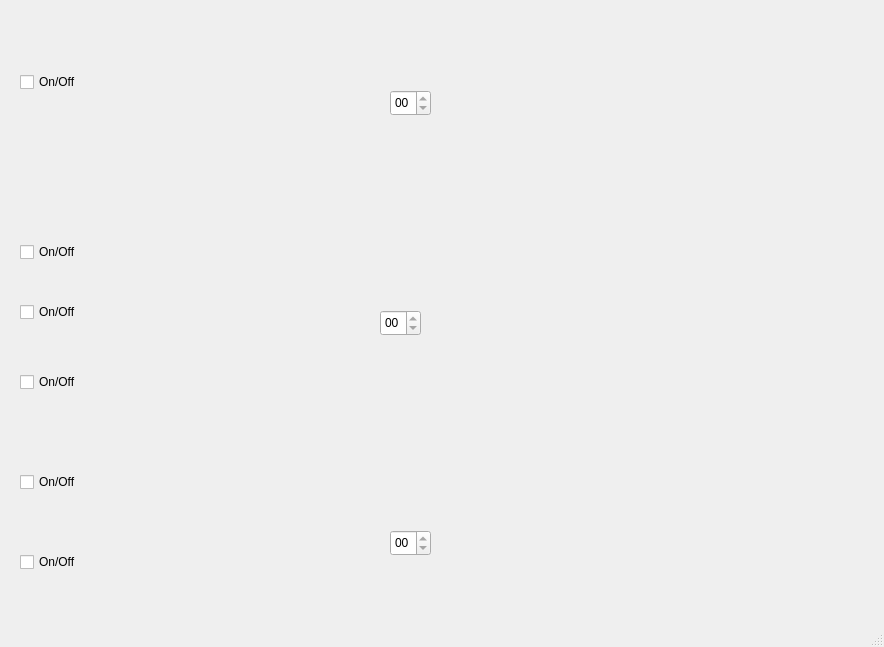
<?xml version="1.0" encoding="UTF-8"?>
<ui version="4.0">
 <class>MainWindow</class>
 <widget class="QMainWindow" name="MainWindow">
  <property name="geometry">
   <rect>
    <x>0</x>
    <y>0</y>
    <width>884</width>
    <height>647</height>
   </rect>
  </property>
  <property name="windowTitle">
   <string>Network protocol emulation</string>
  </property>
  <widget class="QWidget" name="centralwidget">
   <widget class="QLabel" name="client3_main">
    <property name="enabled">
     <bool>false</bool>
    </property>
    <property name="geometry">
     <rect>
      <x>240</x>
      <y>460</y>
      <width>139</width>
      <height>125</height>
     </rect>
    </property>
    <property name="frameShape">
     <enum>QFrame::NoFrame</enum>
    </property>
    <property name="frameShadow">
     <enum>QFrame::Plain</enum>
    </property>
    <property name="lineWidth">
     <number>1</number>
    </property>
    <property name="text">
     <string/>
    </property>
    <property name="pixmap">
     <pixmap resource="resources/resource.qrc">:/prefix/icons/laptop.png</pixmap>
    </property>
    <property name="scaledContents">
     <bool>true</bool>
    </property>
    <property name="alignment">
     <set>Qt::AlignLeading|Qt::AlignLeft|Qt::AlignVCenter</set>
    </property>
    <property name="wordWrap">
     <bool>false</bool>
    </property>
    <property name="margin">
     <number>10</number>
    </property>
    <property name="indent">
     <number>-1</number>
    </property>
   </widget>
   <widget class="QLabel" name="client2_main">
    <property name="enabled">
     <bool>false</bool>
    </property>
    <property name="geometry">
     <rect>
      <x>240</x>
      <y>230</y>
      <width>139</width>
      <height>131</height>
     </rect>
    </property>
    <property name="frameShape">
     <enum>QFrame::NoFrame</enum>
    </property>
    <property name="frameShadow">
     <enum>QFrame::Plain</enum>
    </property>
    <property name="lineWidth">
     <number>1</number>
    </property>
    <property name="text">
     <string/>
    </property>
    <property name="pixmap">
     <pixmap resource="resources/resource.qrc">:/prefix/icons/laptop.png</pixmap>
    </property>
    <property name="scaledContents">
     <bool>true</bool>
    </property>
    <property name="alignment">
     <set>Qt::AlignLeading|Qt::AlignLeft|Qt::AlignVCenter</set>
    </property>
    <property name="wordWrap">
     <bool>false</bool>
    </property>
    <property name="margin">
     <number>10</number>
    </property>
    <property name="indent">
     <number>-1</number>
    </property>
   </widget>
   <widget class="QLabel" name="client1_label_4">
    <property name="geometry">
     <rect>
      <x>90</x>
      <y>50</y>
      <width>71</width>
      <height>71</height>
     </rect>
    </property>
    <property name="frameShape">
     <enum>QFrame::NoFrame</enum>
    </property>
    <property name="frameShadow">
     <enum>QFrame::Plain</enum>
    </property>
    <property name="lineWidth">
     <number>1</number>
    </property>
    <property name="text">
     <string/>
    </property>
    <property name="pixmap">
     <pixmap resource="resources/resource.qrc">:/prefix/icons/applications/chrome.png</pixmap>
    </property>
    <property name="scaledContents">
     <bool>true</bool>
    </property>
    <property name="alignment">
     <set>Qt::AlignLeading|Qt::AlignLeft|Qt::AlignVCenter</set>
    </property>
    <property name="wordWrap">
     <bool>false</bool>
    </property>
    <property name="margin">
     <number>10</number>
    </property>
    <property name="indent">
     <number>-1</number>
    </property>
   </widget>
   <widget class="QLabel" name="client1_label_6">
    <property name="geometry">
     <rect>
      <x>90</x>
      <y>270</y>
      <width>71</width>
      <height>71</height>
     </rect>
    </property>
    <property name="frameShape">
     <enum>QFrame::NoFrame</enum>
    </property>
    <property name="frameShadow">
     <enum>QFrame::Plain</enum>
    </property>
    <property name="lineWidth">
     <number>1</number>
    </property>
    <property name="text">
     <string/>
    </property>
    <property name="pixmap">
     <pixmap resource="resources/resource.qrc">:/prefix/icons/applications/one-drive.png</pixmap>
    </property>
    <property name="scaledContents">
     <bool>true</bool>
    </property>
    <property name="alignment">
     <set>Qt::AlignLeading|Qt::AlignLeft|Qt::AlignVCenter</set>
    </property>
    <property name="wordWrap">
     <bool>false</bool>
    </property>
    <property name="margin">
     <number>10</number>
    </property>
    <property name="indent">
     <number>-1</number>
    </property>
   </widget>
   <widget class="QLabel" name="client1_label_7">
    <property name="geometry">
     <rect>
      <x>90</x>
      <y>340</y>
      <width>71</width>
      <height>71</height>
     </rect>
    </property>
    <property name="frameShape">
     <enum>QFrame::NoFrame</enum>
    </property>
    <property name="frameShadow">
     <enum>QFrame::Plain</enum>
    </property>
    <property name="lineWidth">
     <number>1</number>
    </property>
    <property name="text">
     <string/>
    </property>
    <property name="pixmap">
     <pixmap resource="resources/resource.qrc">:/prefix/icons/applications/chrome.png</pixmap>
    </property>
    <property name="scaledContents">
     <bool>true</bool>
    </property>
    <property name="alignment">
     <set>Qt::AlignLeading|Qt::AlignLeft|Qt::AlignVCenter</set>
    </property>
    <property name="wordWrap">
     <bool>false</bool>
    </property>
    <property name="margin">
     <number>10</number>
    </property>
    <property name="indent">
     <number>-1</number>
    </property>
   </widget>
   <widget class="QLabel" name="client1_label_8">
    <property name="geometry">
     <rect>
      <x>90</x>
      <y>210</y>
      <width>71</width>
      <height>71</height>
     </rect>
    </property>
    <property name="frameShape">
     <enum>QFrame::NoFrame</enum>
    </property>
    <property name="frameShadow">
     <enum>QFrame::Plain</enum>
    </property>
    <property name="lineWidth">
     <number>1</number>
    </property>
    <property name="text">
     <string/>
    </property>
    <property name="pixmap">
     <pixmap resource="resources/resource.qrc">:/prefix/icons/applications/gmail.png</pixmap>
    </property>
    <property name="scaledContents">
     <bool>true</bool>
    </property>
    <property name="alignment">
     <set>Qt::AlignLeading|Qt::AlignLeft|Qt::AlignVCenter</set>
    </property>
    <property name="wordWrap">
     <bool>false</bool>
    </property>
    <property name="margin">
     <number>10</number>
    </property>
    <property name="indent">
     <number>-1</number>
    </property>
   </widget>
   <widget class="QLabel" name="client1_label_9">
    <property name="geometry">
     <rect>
      <x>90</x>
      <y>450</y>
      <width>71</width>
      <height>71</height>
     </rect>
    </property>
    <property name="frameShape">
     <enum>QFrame::NoFrame</enum>
    </property>
    <property name="frameShadow">
     <enum>QFrame::Plain</enum>
    </property>
    <property name="lineWidth">
     <number>1</number>
    </property>
    <property name="text">
     <string/>
    </property>
    <property name="pixmap">
     <pixmap resource="resources/resource.qrc">:/prefix/icons/applications/telegram.png</pixmap>
    </property>
    <property name="scaledContents">
     <bool>true</bool>
    </property>
    <property name="alignment">
     <set>Qt::AlignLeading|Qt::AlignLeft|Qt::AlignVCenter</set>
    </property>
    <property name="wordWrap">
     <bool>false</bool>
    </property>
    <property name="margin">
     <number>10</number>
    </property>
    <property name="indent">
     <number>-1</number>
    </property>
   </widget>
   <widget class="QLabel" name="client1_label_10">
    <property name="geometry">
     <rect>
      <x>90</x>
      <y>530</y>
      <width>71</width>
      <height>71</height>
     </rect>
    </property>
    <property name="frameShape">
     <enum>QFrame::NoFrame</enum>
    </property>
    <property name="frameShadow">
     <enum>QFrame::Plain</enum>
    </property>
    <property name="lineWidth">
     <number>1</number>
    </property>
    <property name="text">
     <string/>
    </property>
    <property name="pixmap">
     <pixmap resource="resources/resource.qrc">:/prefix/icons/applications/zoom.png</pixmap>
    </property>
    <property name="scaledContents">
     <bool>true</bool>
    </property>
    <property name="alignment">
     <set>Qt::AlignLeading|Qt::AlignLeft|Qt::AlignVCenter</set>
    </property>
    <property name="wordWrap">
     <bool>false</bool>
    </property>
    <property name="margin">
     <number>10</number>
    </property>
    <property name="indent">
     <number>-1</number>
    </property>
   </widget>
   <widget class="QLabel" name="client1_label_5">
    <property name="geometry">
     <rect>
      <x>540</x>
      <y>240</y>
      <width>131</width>
      <height>125</height>
     </rect>
    </property>
    <property name="frameShape">
     <enum>QFrame::NoFrame</enum>
    </property>
    <property name="frameShadow">
     <enum>QFrame::Plain</enum>
    </property>
    <property name="lineWidth">
     <number>1</number>
    </property>
    <property name="text">
     <string/>
    </property>
    <property name="pixmap">
     <pixmap resource="resources/resource.qrc">:/prefix/icons/server.png</pixmap>
    </property>
    <property name="scaledContents">
     <bool>true</bool>
    </property>
    <property name="alignment">
     <set>Qt::AlignLeading|Qt::AlignLeft|Qt::AlignVCenter</set>
    </property>
    <property name="wordWrap">
     <bool>false</bool>
    </property>
    <property name="margin">
     <number>10</number>
    </property>
    <property name="indent">
     <number>-1</number>
    </property>
   </widget>
   <widget class="QLabel" name="client1_label_11">
    <property name="geometry">
     <rect>
      <x>780</x>
      <y>280</y>
      <width>71</width>
      <height>71</height>
     </rect>
    </property>
    <property name="frameShape">
     <enum>QFrame::NoFrame</enum>
    </property>
    <property name="frameShadow">
     <enum>QFrame::Plain</enum>
    </property>
    <property name="lineWidth">
     <number>1</number>
    </property>
    <property name="text">
     <string/>
    </property>
    <property name="pixmap">
     <pixmap resource="resources/resource.qrc">:/prefix/icons/applications/one-drive.png</pixmap>
    </property>
    <property name="scaledContents">
     <bool>true</bool>
    </property>
    <property name="alignment">
     <set>Qt::AlignLeading|Qt::AlignLeft|Qt::AlignVCenter</set>
    </property>
    <property name="wordWrap">
     <bool>false</bool>
    </property>
    <property name="margin">
     <number>10</number>
    </property>
    <property name="indent">
     <number>-1</number>
    </property>
   </widget>
   <widget class="QLabel" name="client1_label_12">
    <property name="geometry">
     <rect>
      <x>780</x>
      <y>190</y>
      <width>71</width>
      <height>71</height>
     </rect>
    </property>
    <property name="frameShape">
     <enum>QFrame::NoFrame</enum>
    </property>
    <property name="frameShadow">
     <enum>QFrame::Plain</enum>
    </property>
    <property name="lineWidth">
     <number>1</number>
    </property>
    <property name="text">
     <string/>
    </property>
    <property name="pixmap">
     <pixmap resource="resources/resource.qrc">:/prefix/icons/applications/gmail.png</pixmap>
    </property>
    <property name="scaledContents">
     <bool>true</bool>
    </property>
    <property name="alignment">
     <set>Qt::AlignLeading|Qt::AlignLeft|Qt::AlignVCenter</set>
    </property>
    <property name="wordWrap">
     <bool>false</bool>
    </property>
    <property name="margin">
     <number>10</number>
    </property>
    <property name="indent">
     <number>-1</number>
    </property>
   </widget>
   <widget class="QLabel" name="client1_label_13">
    <property name="geometry">
     <rect>
      <x>780</x>
      <y>380</y>
      <width>71</width>
      <height>71</height>
     </rect>
    </property>
    <property name="frameShape">
     <enum>QFrame::NoFrame</enum>
    </property>
    <property name="frameShadow">
     <enum>QFrame::Plain</enum>
    </property>
    <property name="lineWidth">
     <number>1</number>
    </property>
    <property name="text">
     <string/>
    </property>
    <property name="pixmap">
     <pixmap resource="resources/resource.qrc">:/prefix/icons/applications/telegram.png</pixmap>
    </property>
    <property name="scaledContents">
     <bool>true</bool>
    </property>
    <property name="alignment">
     <set>Qt::AlignLeading|Qt::AlignLeft|Qt::AlignVCenter</set>
    </property>
    <property name="wordWrap">
     <bool>false</bool>
    </property>
    <property name="margin">
     <number>10</number>
    </property>
    <property name="indent">
     <number>-1</number>
    </property>
   </widget>
   <widget class="QLabel" name="client1_label_14">
    <property name="geometry">
     <rect>
      <x>780</x>
      <y>470</y>
      <width>71</width>
      <height>71</height>
     </rect>
    </property>
    <property name="frameShape">
     <enum>QFrame::NoFrame</enum>
    </property>
    <property name="frameShadow">
     <enum>QFrame::Plain</enum>
    </property>
    <property name="lineWidth">
     <number>1</number>
    </property>
    <property name="text">
     <string/>
    </property>
    <property name="pixmap">
     <pixmap resource="resources/resource.qrc">:/prefix/icons/applications/zoom.png</pixmap>
    </property>
    <property name="scaledContents">
     <bool>true</bool>
    </property>
    <property name="alignment">
     <set>Qt::AlignLeading|Qt::AlignLeft|Qt::AlignVCenter</set>
    </property>
    <property name="wordWrap">
     <bool>false</bool>
    </property>
    <property name="margin">
     <number>10</number>
    </property>
    <property name="indent">
     <number>-1</number>
    </property>
   </widget>
   <widget class="QLabel" name="googleChrome">
    <property name="geometry">
     <rect>
      <x>780</x>
      <y>80</y>
      <width>71</width>
      <height>71</height>
     </rect>
    </property>
    <property name="frameShape">
     <enum>QFrame::NoFrame</enum>
    </property>
    <property name="frameShadow">
     <enum>QFrame::Plain</enum>
    </property>
    <property name="lineWidth">
     <number>1</number>
    </property>
    <property name="text">
     <string/>
    </property>
    <property name="pixmap">
     <pixmap resource="resources/resource.qrc">:/prefix/icons/applications/chrome.png</pixmap>
    </property>
    <property name="scaledContents">
     <bool>true</bool>
    </property>
    <property name="alignment">
     <set>Qt::AlignLeading|Qt::AlignLeft|Qt::AlignVCenter</set>
    </property>
    <property name="wordWrap">
     <bool>false</bool>
    </property>
    <property name="margin">
     <number>10</number>
    </property>
    <property name="indent">
     <number>-1</number>
    </property>
   </widget>
   <widget class="QLabel" name="client1_main">
    <property name="enabled">
     <bool>false</bool>
    </property>
    <property name="geometry">
     <rect>
      <x>240</x>
      <y>10</y>
      <width>139</width>
      <height>131</height>
     </rect>
    </property>
    <property name="frameShape">
     <enum>QFrame::NoFrame</enum>
    </property>
    <property name="frameShadow">
     <enum>QFrame::Plain</enum>
    </property>
    <property name="lineWidth">
     <number>1</number>
    </property>
    <property name="text">
     <string/>
    </property>
    <property name="pixmap">
     <pixmap resource="resources/resource.qrc">:/prefix/icons/laptop.png</pixmap>
    </property>
    <property name="scaledContents">
     <bool>true</bool>
    </property>
    <property name="alignment">
     <set>Qt::AlignLeading|Qt::AlignLeft|Qt::AlignVCenter</set>
    </property>
    <property name="wordWrap">
     <bool>false</bool>
    </property>
    <property name="margin">
     <number>10</number>
    </property>
    <property name="indent">
     <number>-1</number>
    </property>
   </widget>
   <widget class="QTimeEdit" name="timeEdit_0">
    <property name="enabled">
     <bool>true</bool>
    </property>
    <property name="geometry">
     <rect>
      <x>390</x>
      <y>90</y>
      <width>41</width>
      <height>26</height>
     </rect>
    </property>
    <property name="readOnly">
     <bool>true</bool>
    </property>
    <property name="maximumTime">
     <time>
      <hour>0</hour>
      <minute>0</minute>
      <second>15</second>
     </time>
    </property>
    <property name="currentSection">
     <enum>QDateTimeEdit::SecondSection</enum>
    </property>
    <property name="displayFormat">
     <string>ss</string>
    </property>
    <property name="time">
     <time>
      <hour>0</hour>
      <minute>0</minute>
      <second>0</second>
     </time>
    </property>
   </widget>
   <widget class="QTimeEdit" name="timeEdit_1">
    <property name="enabled">
     <bool>true</bool>
    </property>
    <property name="geometry">
     <rect>
      <x>380</x>
      <y>310</y>
      <width>41</width>
      <height>26</height>
     </rect>
    </property>
    <property name="readOnly">
     <bool>true</bool>
    </property>
    <property name="maximumTime">
     <time>
      <hour>0</hour>
      <minute>0</minute>
      <second>15</second>
     </time>
    </property>
    <property name="currentSection">
     <enum>QDateTimeEdit::SecondSection</enum>
    </property>
    <property name="displayFormat">
     <string>ss</string>
    </property>
    <property name="time">
     <time>
      <hour>0</hour>
      <minute>0</minute>
      <second>0</second>
     </time>
    </property>
   </widget>
   <widget class="QTimeEdit" name="timeEdit_2">
    <property name="enabled">
     <bool>true</bool>
    </property>
    <property name="geometry">
     <rect>
      <x>390</x>
      <y>530</y>
      <width>41</width>
      <height>26</height>
     </rect>
    </property>
    <property name="readOnly">
     <bool>true</bool>
    </property>
    <property name="maximumTime">
     <time>
      <hour>0</hour>
      <minute>0</minute>
      <second>15</second>
     </time>
    </property>
    <property name="currentSection">
     <enum>QDateTimeEdit::SecondSection</enum>
    </property>
    <property name="displayFormat">
     <string>ss</string>
    </property>
    <property name="time">
     <time>
      <hour>0</hour>
      <minute>0</minute>
      <second>0</second>
     </time>
    </property>
   </widget>
   <widget class="QLabel" name="label">
    <property name="geometry">
     <rect>
      <x>440</x>
      <y>300</y>
      <width>101</width>
      <height>51</height>
     </rect>
    </property>
    <property name="text">
     <string/>
    </property>
    <property name="pixmap">
     <pixmap resource="resources/resource.qrc">:/prefix/icons/horizontal line.png</pixmap>
    </property>
    <property name="scaledContents">
     <bool>true</bool>
    </property>
   </widget>
   <widget class="QLabel" name="label_2">
    <property name="geometry">
     <rect>
      <x>440</x>
      <y>70</y>
      <width>51</width>
      <height>51</height>
     </rect>
    </property>
    <property name="text">
     <string/>
    </property>
    <property name="pixmap">
     <pixmap resource="resources/resource.qrc">:/prefix/icons/horizontal line.png</pixmap>
    </property>
    <property name="scaledContents">
     <bool>true</bool>
    </property>
   </widget>
   <widget class="QLabel" name="label_3">
    <property name="geometry">
     <rect>
      <x>440</x>
      <y>520</y>
      <width>51</width>
      <height>51</height>
     </rect>
    </property>
    <property name="text">
     <string/>
    </property>
    <property name="pixmap">
     <pixmap resource="resources/resource.qrc">:/prefix/icons/horizontal line.png</pixmap>
    </property>
    <property name="scaledContents">
     <bool>true</bool>
    </property>
   </widget>
   <widget class="QLabel" name="label_4">
    <property name="geometry">
     <rect>
      <x>440</x>
      <y>330</y>
      <width>101</width>
      <height>211</height>
     </rect>
    </property>
    <property name="text">
     <string/>
    </property>
    <property name="pixmap">
     <pixmap resource="resources/resource.qrc">:/prefix/icons/vertical line.png</pixmap>
    </property>
    <property name="scaledContents">
     <bool>true</bool>
    </property>
   </widget>
   <widget class="QLabel" name="label_5">
    <property name="geometry">
     <rect>
      <x>440</x>
      <y>100</y>
      <width>101</width>
      <height>221</height>
     </rect>
    </property>
    <property name="text">
     <string/>
    </property>
    <property name="pixmap">
     <pixmap resource="resources/resource.qrc">:/prefix/icons/vertical line.png</pixmap>
    </property>
    <property name="scaledContents">
     <bool>true</bool>
    </property>
   </widget>
   <widget class="QLabel" name="label_6">
    <property name="geometry">
     <rect>
      <x>660</x>
      <y>290</y>
      <width>121</width>
      <height>51</height>
     </rect>
    </property>
    <property name="text">
     <string/>
    </property>
    <property name="pixmap">
     <pixmap resource="resources/resource.qrc">:/prefix/icons/horizontal line.png</pixmap>
    </property>
    <property name="scaledContents">
     <bool>true</bool>
    </property>
   </widget>
   <widget class="QLabel" name="label_7">
    <property name="geometry">
     <rect>
      <x>730</x>
      <y>480</y>
      <width>51</width>
      <height>51</height>
     </rect>
    </property>
    <property name="text">
     <string/>
    </property>
    <property name="pixmap">
     <pixmap resource="resources/resource.qrc">:/prefix/icons/horizontal line.png</pixmap>
    </property>
    <property name="scaledContents">
     <bool>true</bool>
    </property>
   </widget>
   <widget class="QLabel" name="label_8">
    <property name="geometry">
     <rect>
      <x>730</x>
      <y>390</y>
      <width>51</width>
      <height>51</height>
     </rect>
    </property>
    <property name="text">
     <string/>
    </property>
    <property name="pixmap">
     <pixmap resource="resources/resource.qrc">:/prefix/icons/horizontal line.png</pixmap>
    </property>
    <property name="scaledContents">
     <bool>true</bool>
    </property>
   </widget>
   <widget class="QLabel" name="label_9">
    <property name="geometry">
     <rect>
      <x>730</x>
      <y>200</y>
      <width>51</width>
      <height>51</height>
     </rect>
    </property>
    <property name="text">
     <string/>
    </property>
    <property name="pixmap">
     <pixmap resource="resources/resource.qrc">:/prefix/icons/horizontal line.png</pixmap>
    </property>
    <property name="scaledContents">
     <bool>true</bool>
    </property>
   </widget>
   <widget class="QLabel" name="label_10">
    <property name="geometry">
     <rect>
      <x>730</x>
      <y>90</y>
      <width>51</width>
      <height>51</height>
     </rect>
    </property>
    <property name="text">
     <string/>
    </property>
    <property name="pixmap">
     <pixmap resource="resources/resource.qrc">:/prefix/icons/horizontal line.png</pixmap>
    </property>
    <property name="scaledContents">
     <bool>true</bool>
    </property>
   </widget>
   <widget class="QLabel" name="label_11">
    <property name="geometry">
     <rect>
      <x>680</x>
      <y>120</y>
      <width>101</width>
      <height>191</height>
     </rect>
    </property>
    <property name="text">
     <string/>
    </property>
    <property name="pixmap">
     <pixmap resource="resources/resource.qrc">:/prefix/icons/vertical line.png</pixmap>
    </property>
    <property name="scaledContents">
     <bool>true</bool>
    </property>
   </widget>
   <widget class="QLabel" name="label_12">
    <property name="geometry">
     <rect>
      <x>680</x>
      <y>320</y>
      <width>101</width>
      <height>181</height>
     </rect>
    </property>
    <property name="text">
     <string/>
    </property>
    <property name="pixmap">
     <pixmap resource="resources/resource.qrc">:/prefix/icons/vertical line.png</pixmap>
    </property>
    <property name="scaledContents">
     <bool>true</bool>
    </property>
   </widget>
   <widget class="QLabel" name="label_13">
    <property name="geometry">
     <rect>
      <x>160</x>
      <y>540</y>
      <width>41</width>
      <height>51</height>
     </rect>
    </property>
    <property name="text">
     <string/>
    </property>
    <property name="pixmap">
     <pixmap resource="resources/resource.qrc">:/prefix/icons/horizontal line.png</pixmap>
    </property>
    <property name="scaledContents">
     <bool>true</bool>
    </property>
   </widget>
   <widget class="QLabel" name="label_14">
    <property name="geometry">
     <rect>
      <x>160</x>
      <y>460</y>
      <width>41</width>
      <height>51</height>
     </rect>
    </property>
    <property name="text">
     <string/>
    </property>
    <property name="pixmap">
     <pixmap resource="resources/resource.qrc">:/prefix/icons/horizontal line.png</pixmap>
    </property>
    <property name="scaledContents">
     <bool>true</bool>
    </property>
   </widget>
   <widget class="QLabel" name="label_15">
    <property name="geometry">
     <rect>
      <x>160</x>
      <y>350</y>
      <width>41</width>
      <height>51</height>
     </rect>
    </property>
    <property name="text">
     <string/>
    </property>
    <property name="pixmap">
     <pixmap resource="resources/resource.qrc">:/prefix/icons/horizontal line.png</pixmap>
    </property>
    <property name="scaledContents">
     <bool>true</bool>
    </property>
   </widget>
   <widget class="QLabel" name="label_16">
    <property name="geometry">
     <rect>
      <x>160</x>
      <y>280</y>
      <width>41</width>
      <height>51</height>
     </rect>
    </property>
    <property name="text">
     <string/>
    </property>
    <property name="pixmap">
     <pixmap resource="resources/resource.qrc">:/prefix/icons/horizontal line.png</pixmap>
    </property>
    <property name="scaledContents">
     <bool>true</bool>
    </property>
   </widget>
   <widget class="QLabel" name="label_17">
    <property name="geometry">
     <rect>
      <x>160</x>
      <y>220</y>
      <width>41</width>
      <height>51</height>
     </rect>
    </property>
    <property name="text">
     <string/>
    </property>
    <property name="pixmap">
     <pixmap resource="resources/resource.qrc">:/prefix/icons/horizontal line.png</pixmap>
    </property>
    <property name="scaledContents">
     <bool>true</bool>
    </property>
   </widget>
   <widget class="QLabel" name="label_18">
    <property name="geometry">
     <rect>
      <x>160</x>
      <y>60</y>
      <width>81</width>
      <height>51</height>
     </rect>
    </property>
    <property name="text">
     <string/>
    </property>
    <property name="pixmap">
     <pixmap resource="resources/resource.qrc">:/prefix/icons/horizontal line.png</pixmap>
    </property>
    <property name="scaledContents">
     <bool>true</bool>
    </property>
   </widget>
   <widget class="QLabel" name="label_19">
    <property name="geometry">
     <rect>
      <x>170</x>
      <y>240</y>
      <width>61</width>
      <height>141</height>
     </rect>
    </property>
    <property name="text">
     <string/>
    </property>
    <property name="pixmap">
     <pixmap resource="resources/resource.qrc">:/prefix/icons/vertical line.png</pixmap>
    </property>
    <property name="scaledContents">
     <bool>true</bool>
    </property>
   </widget>
   <widget class="QLabel" name="label_20">
    <property name="geometry">
     <rect>
      <x>200</x>
      <y>280</y>
      <width>41</width>
      <height>51</height>
     </rect>
    </property>
    <property name="text">
     <string/>
    </property>
    <property name="pixmap">
     <pixmap resource="resources/resource.qrc">:/prefix/icons/horizontal line.png</pixmap>
    </property>
    <property name="scaledContents">
     <bool>true</bool>
    </property>
   </widget>
   <widget class="QLabel" name="label_21">
    <property name="geometry">
     <rect>
      <x>170</x>
      <y>480</y>
      <width>61</width>
      <height>91</height>
     </rect>
    </property>
    <property name="text">
     <string/>
    </property>
    <property name="pixmap">
     <pixmap resource="resources/resource.qrc">:/prefix/icons/vertical line.png</pixmap>
    </property>
    <property name="scaledContents">
     <bool>true</bool>
    </property>
   </widget>
   <widget class="QLabel" name="label_22">
    <property name="geometry">
     <rect>
      <x>200</x>
      <y>500</y>
      <width>41</width>
      <height>51</height>
     </rect>
    </property>
    <property name="text">
     <string/>
    </property>
    <property name="pixmap">
     <pixmap resource="resources/resource.qrc">:/prefix/icons/horizontal line.png</pixmap>
    </property>
    <property name="scaledContents">
     <bool>true</bool>
    </property>
   </widget>
   <widget class="QCheckBox" name="client2_Mail">
    <property name="geometry">
     <rect>
      <x>20</x>
      <y>240</y>
      <width>71</width>
      <height>24</height>
     </rect>
    </property>
    <property name="text">
     <string>On/Off</string>
    </property>
   </widget>
   <widget class="QCheckBox" name="client1_GoogleChrome">
    <property name="geometry">
     <rect>
      <x>20</x>
      <y>70</y>
      <width>71</width>
      <height>24</height>
     </rect>
    </property>
    <property name="text">
     <string>On/Off</string>
    </property>
   </widget>
   <widget class="QCheckBox" name="client2_OneDrive">
    <property name="geometry">
     <rect>
      <x>20</x>
      <y>300</y>
      <width>71</width>
      <height>24</height>
     </rect>
    </property>
    <property name="text">
     <string>On/Off</string>
    </property>
   </widget>
   <widget class="QCheckBox" name="client2_GoogleChrome">
    <property name="geometry">
     <rect>
      <x>20</x>
      <y>370</y>
      <width>71</width>
      <height>24</height>
     </rect>
    </property>
    <property name="text">
     <string>On/Off</string>
    </property>
   </widget>
   <widget class="QCheckBox" name="client3_Telegram">
    <property name="geometry">
     <rect>
      <x>20</x>
      <y>470</y>
      <width>71</width>
      <height>24</height>
     </rect>
    </property>
    <property name="text">
     <string>On/Off</string>
    </property>
   </widget>
   <widget class="QCheckBox" name="client3_Zoom">
    <property name="geometry">
     <rect>
      <x>20</x>
      <y>550</y>
      <width>71</width>
      <height>24</height>
     </rect>
    </property>
    <property name="text">
     <string>On/Off</string>
    </property>
   </widget>
  </widget>
  <widget class="QMenuBar" name="menubar">
   <property name="geometry">
    <rect>
     <x>0</x>
     <y>0</y>
     <width>884</width>
     <height>26</height>
    </rect>
   </property>
  </widget>
  <widget class="QStatusBar" name="statusbar"/>
 </widget>
 <resources>
  <include location="resources/resource.qrc"/>
 </resources>
 <connections/>
</ui>
